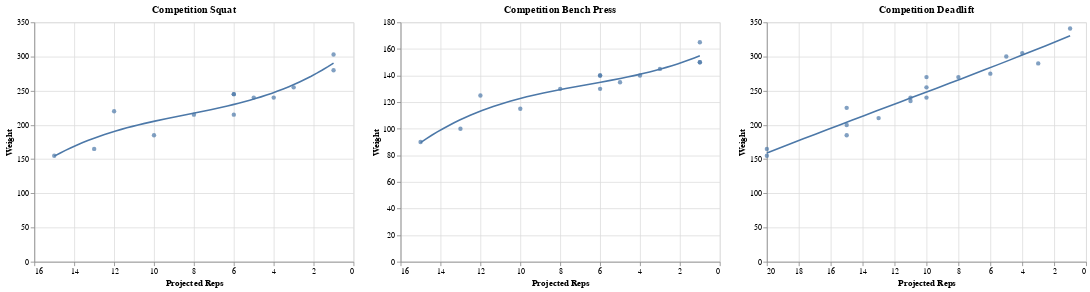

Source (notebook cell):
### Markdown cell above
We will now calculate a cubic polynomial of best fit for each lift, including accessories. We choose a cubic polynomial because it's the perfect balance between under and overfitting, and it's easy to get a polynomial that is increasing as reps decrease. We graph the trend curves for each of your competition lifts.

### Code cell
liftModels = dict()
liftbasegraphs = dict()
liftpolygraphs = dict()

for x in lifts:
    base = alt.Chart(liftdfs[x],title=x).mark_circle().encode(
            alt.X("Projected Reps",sort='descending'), alt.Y("Weight")
    )

    polynomial = base.transform_regression(
            "Projected Reps", "Weight", method="poly", order=3, as_=["Projected Reps", str(3)]
        )


    polynomial_fit = [polynomial.mark_line().transform_fold([str(3)], as_=['degree',"Weight"])]

    X = liftdfs[x].iloc[:,3].values
    Y = liftdfs[x].iloc[:,2].values
    mymodel = np.poly1d(np.polyfit(X,Y,3))
    liftModels[x] = mymodel
    liftbasegraphs[x] = base
    liftpolygraphs[x] = polynomial_fit

    
squat = alt.layer(liftbasegraphs["Competition Squat"], *liftpolygraphs["Competition Squat"])
dl = alt.layer(liftbasegraphs["Competition Deadlift"], *liftpolygraphs["Competition Deadlift"])
bench = alt.layer(liftbasegraphs["Competition Bench Press"], *liftpolygraphs["Competition Bench Press"])
alt.hconcat(squat,bench,dl)

### Figure 1 — Vega-Lite specification as saved in the notebook (floating-point values rounded to 4 significant figures)
{"config": {"view": {"continuousWidth": 400, "continuousHeight": 300}}, "hconcat": [{"layer": [{"mark": "circle", "encoding": {"x": {"type": "quantitative", "field": "Projected Reps", "sort": "descending"}, "y": {"type": "quantitative", "field": "Weight"}}, "title": "Competition Squat"}, {"mark": "line", "encoding": {"x": {"type": "quantitative", "field": "Projected Reps", "sort": "descending"}, "y": {"type": "quantitative", "field": "Weight"}}, "title": "Competition Squat", "transform": [{"on": "Projected Reps", "regression": "Weight", "method": "poly", "order": 3, "as": ["Projected Reps", "3"]}, {"fold": ["3"], "as": ["degree", "Weight"]}]}], "data": {"name": "data-24da8f5f2a9e6c93b57d0eb9a49a4c13"}}, {"layer": [{"mark": "circle", "encoding": {"x": {"type": "quantitative", "field": "Projected Reps", "sort": "descending"}, "y": {"type": "quantitative", "field": "Weight"}}, "title": "Competition Bench Press"}, {"mark": "line", "encoding": {"x": {"type": "quantitative", "field": "Projected Reps", "sort": "descending"}, "y": {"type": "quantitative", "field": "Weight"}}, "title": "Competition Bench Press", "transform": [{"on": "Projected Reps", "regression": "Weight", "method": "poly", "order": 3, "as": ["Projected Reps", "3"]}, {"fold": ["3"], "as": ["degree", "Weight"]}]}], "data": {"name": "data-9442457a91ed959939d6601534beecc2"}}, {"layer": [{"mark": "circle", "encoding": {"x": {"type": "quantitative", "field": "Projected Reps", "sort": "descending"}, "y": {"type": "quantitative", "field": "Weight"}}, "title": "Competition Deadlift"}, {"mark": "line", "encoding": {"x": {"type": "quantitative", "field": "Projected Reps", "sort": "descending"}, "y": {"type": "quantitative", "field": "Weight"}}, "title": "Competition Deadlift", "transform": [{"on": "Projected Reps", "regression": "Weight", "method": "poly", "order": 3, "as": ["Projected Reps", "3"]}, {"fold": ["3"], "as": ["degree", "Weight"]}]}], "data": {"name": "data-e3cbdf271c49deb32f7e9de9ad63245f"}}], "$schema": "https://vega.github.io/schema/vega-lite/v4.8.1.json", "datasets": {"data-24da8f5f2a9e6c93b57d0eb9a49a4c13": [{"Date": "2018-11-28", "Lift": "Competition Squat", "Weight": 155.0, "Projected Reps": 15, "Reps": 5, "RPE": 0, "Projected 1RM": 291.6}, {"Date": "2018-12-04", "Lift": "Competition Squat", "Weight": 185.0, "Projected Reps": 10, "Reps": 5, "RPE": 5, "Projected 1RM": 261.6}, {"Date": "2018-12-11", "Lift": "Competition Squat", "Weight": 215.0, "Projected Reps": 6, "Reps": 5, "RPE": 9, "Projected 1RM": 271.5}, {"Date": "2018-12-18", "Lift": "Competition Squat", "Weight": 240.0, "Projected Reps": 5, "Reps": 5, "RPE": 10, "Projected 1RM": 293.0}, {"Date": "2018-12-25", "Lift": "Competition Squat", "Weight": 165.0, "Projected Reps": 13, "Reps": 3, "RPE": 0, "Projected 1RM": 265.1}, {"Date": "2019-01-01", "Lift": "Competition Squat", "Weight": 215.0, "Projected Reps": 8, "Reps": 3, "RPE": 5, "Projected 1RM": 287.4}, {"Date": "2019-01-08", "Lift": "Competition Squat", "Weight": 240.0, "Projected Reps": 4, "Reps": 3, "RPE": 9, "Projected 1RM": 281.8}, {"Date": "2019-01-15", "Lift": "Competition Squat", "Weight": 255.0, "Projected Reps": 3, "Reps": 3, "RPE": 10, "Projected 1RM": 286.0}, {"Date": "2019-01-22", "Lift": "Competition Squat", "Weight": 220.0, "Projected Reps": 12, "Reps": 2, "RPE": 0, "Projected 1RM": 335.4}, {"Date": "2019-01-29", "Lift": "Competition Squat", "Weight": 245.0, "Projected Reps": 6, "Reps": 1, "RPE": 5, "Projected 1RM": 309.4}, {"Date": "2019-02-05", "Lift": "Competition Squat", "Weight": 245.0, "Projected Reps": 6, "Reps": 1, "RPE": 5, "Projected 1RM": 309.4}, {"Date": "2019-02-12", "Lift": "Competition Squat", "Weight": 280.0, "Projected Reps": 1, "Reps": 1, "RPE": 10, "Projected 1RM": 280.0}, {"Date": "2019-02-23", "Lift": "Competition Squat", "Weight": 303.0, "Projected Reps": 1, "Reps": 1, "RPE": 10, "Projected 1RM": 303.0}], "data-9442457a91ed959939d6601534beecc2": [{"Date": "2018-11-29", "Lift": "Competition Bench Press", "Weight": 90.0, "Projected Reps": 15, "Reps": 5, "RPE": 0, "Projected 1RM": 155.7}, {"Date": "2018-12-06", "Lift": "Competition Bench Press", "Weight": 115.0, "Projected Reps": 10, "Reps": 5, "RPE": 5, "Projected 1RM": 145.1}, {"Date": "2018-12-13", "Lift": "Competition Bench Press", "Weight": 130.0, "Projected Reps": 6, "Reps": 5, "RPE": 9, "Projected 1RM": 149.3}, {"Date": "2018-12-20", "Lift": "Competition Bench Press", "Weight": 135.0, "Projected Reps": 5, "Reps": 5, "RPE": 10, "Projected 1RM": 151.8}, {"Date": "2018-12-27", "Lift": "Competition Bench Press", "Weight": 100.0, "Projected Reps": 13, "Reps": 3, "RPE": 0, "Projected 1RM": 145.1}, {"Date": "2019-01-03", "Lift": "Competition Bench Press", "Weight": 130.0, "Projected Reps": 8, "Reps": 3, "RPE": 5, "Projected 1RM": 155.6}, {"Date": "2019-01-10", "Lift": "Competition Bench Press", "Weight": 140.0, "Projected Reps": 4, "Reps": 3, "RPE": 9, "Projected 1RM": 153.9}, {"Date": "2019-01-17", "Lift": "Competition Bench Press", "Weight": 145.0, "Projected Reps": 3, "Reps": 3, "RPE": 10, "Projected 1RM": 155.2}, {"Date": "2019-01-24", "Lift": "Competition Bench Press", "Weight": 125.0, "Projected Reps": 12, "Reps": 2, "RPE": 0, "Projected 1RM": 171.1}, {"Date": "2019-01-31", "Lift": "Competition Bench Press", "Weight": 140.0, "Projected Reps": 6, "Reps": 1, "RPE": 5, "Projected 1RM": 160.8}, {"Date": "2019-02-07", "Lift": "Competition Bench Press", "Weight": 140.0, "Projected Reps": 6, "Reps": 1, "RPE": 5, "Projected 1RM": 160.8}, {"Date": "2019-02-07", "Lift": "Competition Bench Press", "Weight": 150.0, "Projected Reps": 1, "Reps": 1, "RPE": 10, "Projected 1RM": 150.0}, {"Date": "2019-02-14", "Lift": "Competition Bench Press", "Weight": 150.0, "Projected Reps": 1, "Reps": 1, "RPE": 10, "Projected 1RM": 150.0}, {"Date": "2019-02-23", "Lift": "Competition Bench Press", "Weight": 165.0, "Projected Reps": 1, "Reps": 1, "RPE": 10, "Projected 1RM": 165.0}], "data-e3cbdf271c49deb32f7e9de9ad63245f": [{"Date": "2018-11-28", "Lift": "Competition Deadlift", "Weight": 185.0, "Projected Reps": 15, "Reps": 5, "RPE": 0, "Projected 1RM": 299.6}, {"Date": "2018-12-04", "Lift": "Competition Deadlift", "Weight": 240.0, "Projected Reps": 10, "Reps": 5, "RPE": 5, "Projected 1RM": 319.6}, {"Date": "2018-12-11", "Lift": "Competition Deadlift", "Weight": 275.0, "Projected Reps": 6, "Reps": 5, "RPE": 9, "Projected 1RM": 320.1}, {"Date": "2018-12-18", "Lift": "Competition Deadlift", "Weight": 300.0, "Projected Reps": 5, "Reps": 5, "RPE": 10, "Projected 1RM": 338.4}, {"Date": "2018-12-25", "Lift": "Competition Deadlift", "Weight": 210.0, "Projected Reps": 13, "Reps": 3, "RPE": 0, "Projected 1RM": 313.0}, {"Date": "2019-01-01", "Lift": "Competition Deadlift", "Weight": 270.0, "Projected Reps": 8, "Reps": 3, "RPE": 5, "Projected 1RM": 335.5}, {"Date": "2019-01-08", "Lift": "Competition Deadlift", "Weight": 305.0, "Projected Reps": 4, "Reps": 3, "RPE": 9, "Projected 1RM": 333.5}, {"Date": "2019-01-15", "Lift": "Competition Deadlift", "Weight": 290.0, "Projected Reps": 3, "Reps": 3, "RPE": 10, "Projected 1RM": 307.7}, {"Date": "2019-02-23", "Lift": "Competition Deadlift", "Weight": 341.0, "Projected Reps": 1, "Reps": 1, "RPE": 10, "Projected 1RM": 341.0}, {"Date": "2018-09-06", "Lift": "Competition Deadlift", "Weight": 155.0, "Projected Reps": 20, "Reps": 10, "RPE": 0, "Projected 1RM": 322.0}, {"Date": "2018-09-13", "Lift": "Competition Deadlift", "Weight": 200.0, "Projected Reps": 15, "Reps": 10, "RPE": 5, "Projected 1RM": 323.9}, {"Date": "2018-09-20", "Lift": "Competition Deadlift", "Weight": 235.0, "Projected Reps": 11, "Reps": 10, "RPE": 9, "Projected 1RM": 324.5}, {"Date": "2018-09-27", "Lift": "Competition Deadlift", "Weight": 255.0, "Projected Reps": 10, "Reps": 10, "RPE": 10, "Projected 1RM": 339.6}, {"Date": "2018-10-30", "Lift": "Competition Deadlift", "Weight": 165.0, "Projected Reps": 20, "Reps": 10, "RPE": 0, "Projected 1RM": 342.8}, {"Date": "2018-11-06", "Lift": "Competition Deadlift", "Weight": 225.0, "Projected Reps": 15, "Reps": 10, "RPE": 5, "Projected 1RM": 364.4}, {"Date": "2018-11-13", "Lift": "Competition Deadlift", "Weight": 240.0, "Projected Reps": 11, "Reps": 10, "RPE": 9, "Projected 1RM": 331.4}, {"Date": "2018-11-20", "Lift": "Competition Deadlift", "Weight": 270.0, "Projected Reps": 10, "Reps": 10, "RPE": 10, "Projected 1RM": 359.6}]}}
